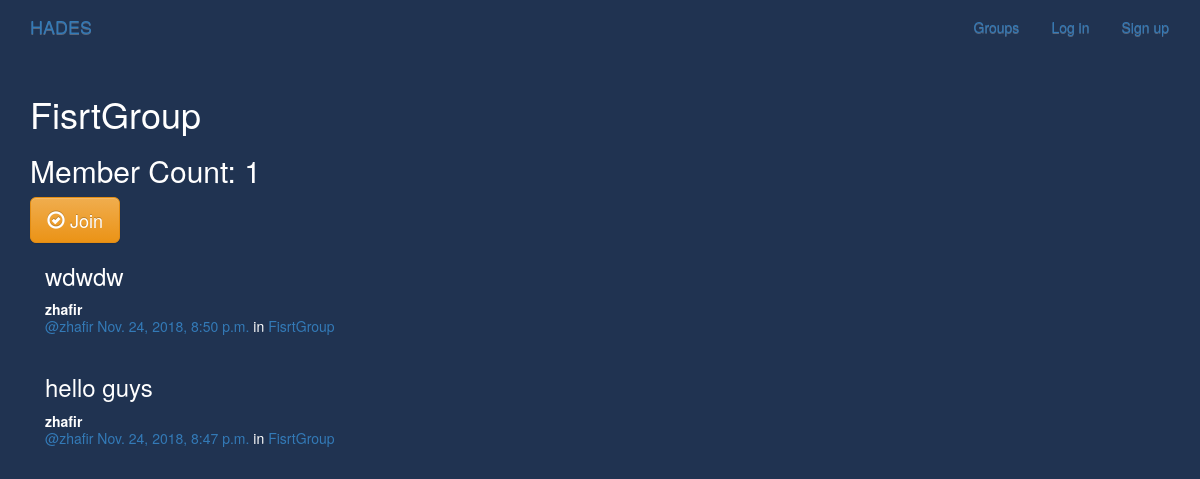
/groups/posts/in/fisrtgroup/, run on the app's committed database.
### groups/models.py (models this page shows, shortened)
class Group(models.Model):
    name = models.CharField(max_length=255,unique=True)
    slug = models.SlugField(allow_unicode=True,unique=True)
    description = models.TextField(blank=True,default='')
    description_html = models.TextField(editable=False,default='',blank=True)
    members = models.ManyToManyField(User,through='GroupMember')
    class Meta:
        ordering = ['name']

### posts/models.py (models this page shows, shortened)
class Post(models.Model):
    user = models.ForeignKey(User, related_name="posts")
    created_at = models.DateTimeField(auto_now=True)
    message = models.TextField()
    message_html = models.TextField(editable=False)
    group = models.ForeignKey(Group, related_name="posts",null=True, blank=True)
    class Meta:
        ordering = ["-created_at"]
        unique_together = ["user", "message"]

### groups/views.py (the view)
# urls.py: url(r"^posts/in/(?P<slug>[-\w]+)/$",views.SingleGroup.as_view(),name="single"),
class SingleGroup(generic.DetailView):
    model = Group

### groups/templates/groups/group_detail.html
{% extends "groups/group_base.html" %}
{% block pregroup %}
<h1>{{group.name}}</h1>
<h2> Member Count: {{group.members.count}}</h2>
  <div class="content">
				{% if user in group.members.all %}
					<a href="{% url 'groups:leave' slug=group.slug %}" class="btn btn-lg btn-fill btn-warning"><span class="glyphicon glyphicon-remove-circle"></span> Leave</a>
				{% else %}
					<a href="{% url 'groups:join' slug=group.slug %}" class="btn btn-lg btn-fill btn-warning"><span class="glyphicon glyphicon-ok-circle"></span> Join</a>
				{% endif %}
</div>
{% endblock %}
{% block group_content %}
<div class="col-md-8">
	{% if group.posts.count == 0 %}
	<h2>No posts in this group yet!</h2>
	{% else %}
		{% for post in group.posts.all %}
			{% include "posts/_post.html" %}
		{% endfor %}
	{% endif %}
</div>
{% endblock %}

### posts/templates/posts/_post.html (shortened to what this page needs)
<div class="post media">
	<h3>{{ post.message_html|safe }}</h3>
	<div class="media-body">
		<strong>{{ post.user.username }}</strong>
		<h5 class="media-heading">
			<span class="username"><a href="{% url 'posts:for_user' username=post.user.username %}">@{{ post.user.username }}</a></span>
			<time class="time"><a href="{% url 'posts:single' username=post.user.username pk=post.pk %}">{{ post.created_at }}</a></time>
			{% if post.group %}
			<span class="group-name">in <a href="#">{{ post.group.name }}</a></span>
			{% endif %}
		</h5>
	</div>
</div>

### static/blackmilk/css/master.css (style rules this page uses)
body { margin: 0; overflow: hidden; background-color: #203351; color:white; }

### data on the page
Group: name "FisrtGroup", members.count "1"
Post: message_html "wdwdw", user.username "zhafir", created_at "Nov. 24, 2018, 8:50 p.m.", group.name "FisrtGroup"
Post: message_html "hello guys", user.username "zhafir", created_at "Nov. 24, 2018, 8:47 p.m.", group.name "FisrtGroup"
